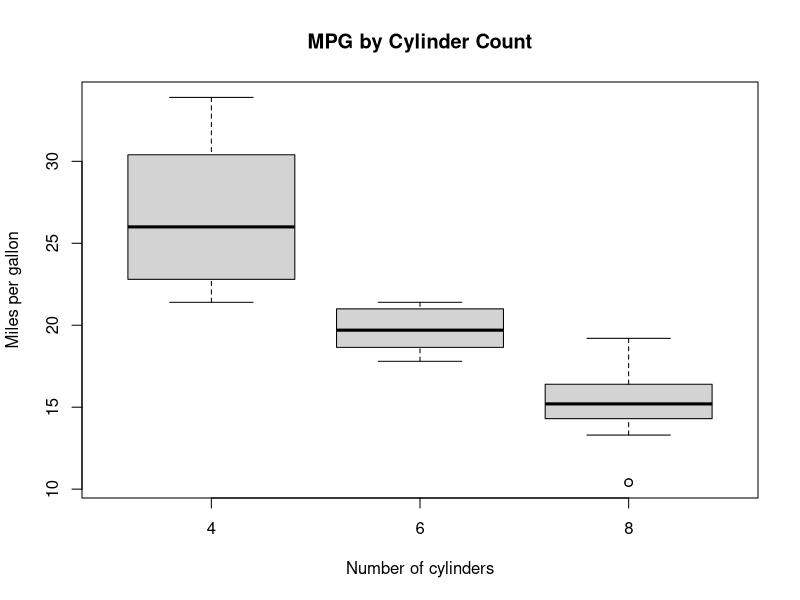

The R source for this figure:
# Boxplot mpg by cylinder count
# Individual R source code for Day 2, Question 8
# Run this file in RStudio.


data(mtcars)
boxplot(mpg ~ factor(cyl),data=mtcars,xlab="Number of cylinders",ylab="Miles per gallon",
        main="MPG by Cylinder Count")
